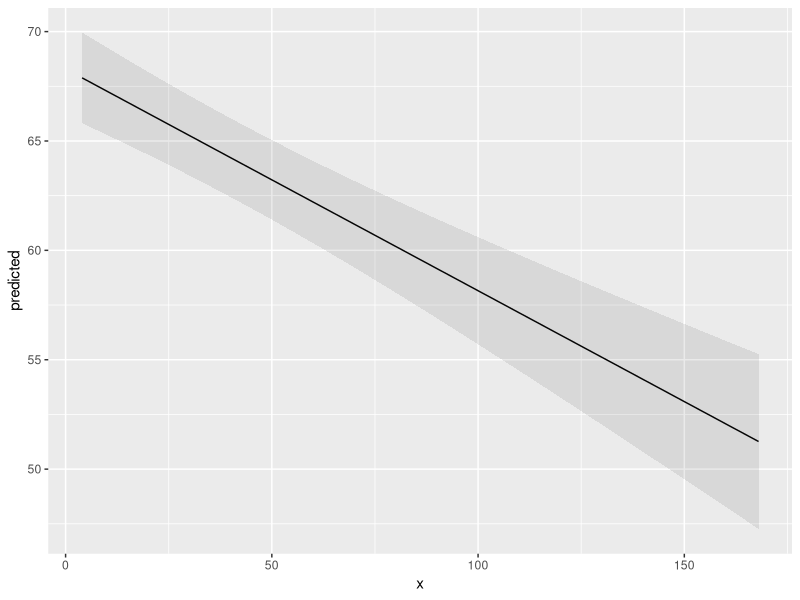
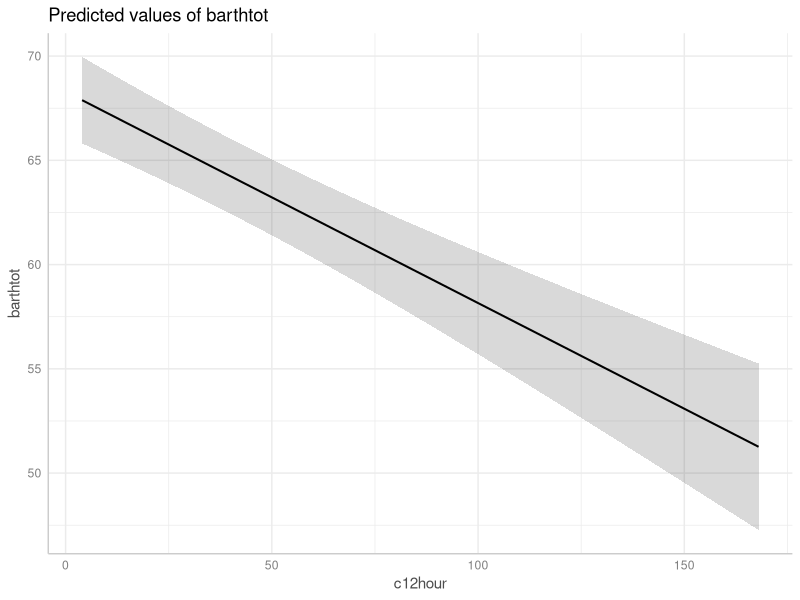
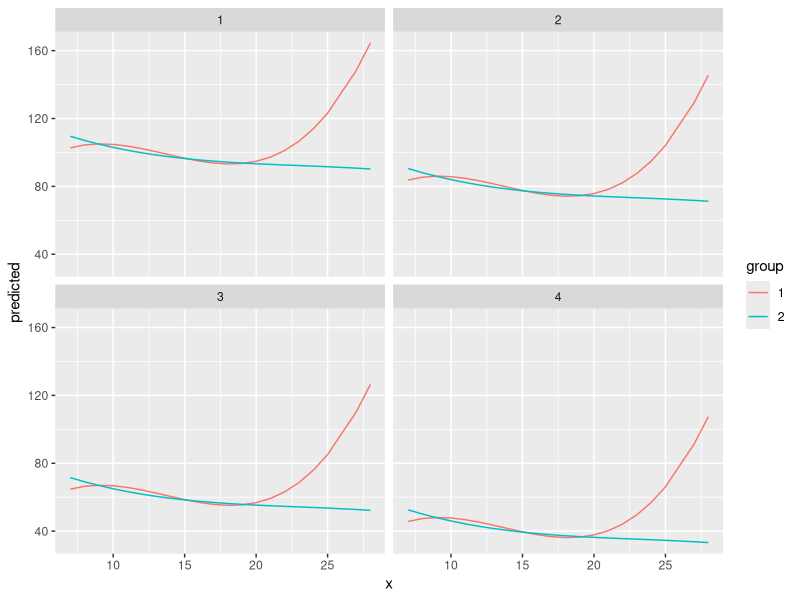
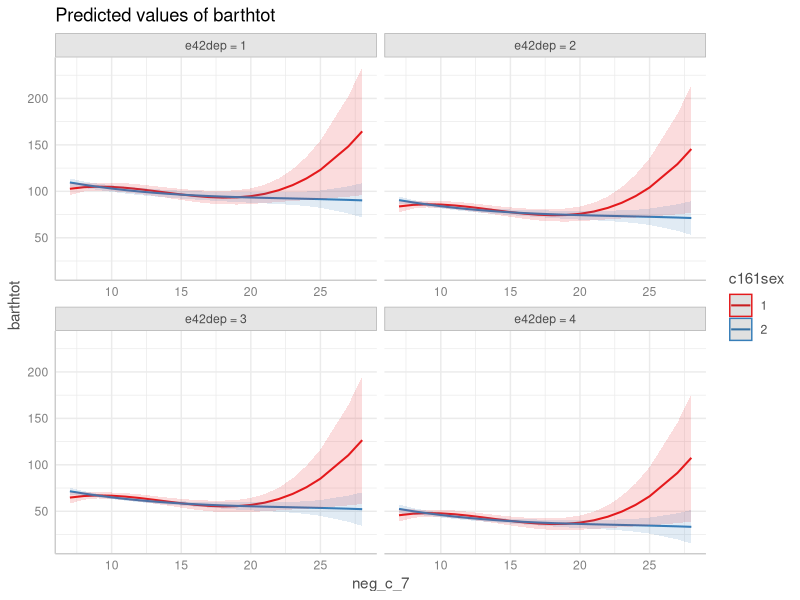

Write the R code that produced these figures, in order.
## ---- chunk 1
options(digits = 2)

knitr::opts_chunk$set(
  collapse = TRUE,
  fig.path = "man/figures/",
  fig.width = 7,
  fig.height = 5,
  comment = "#>", 
  dev = "png"
)
## ---- chunk 2
library(ggeffects)
library(splines)
data(efc)
fit <- lm(barthtot ~ c12hour + bs(neg_c_7) * c161sex + e42dep, data = efc)

ggpredict(fit, terms = "c12hour")
## ---- chunk 3
library(ggplot2)
mydf <- ggpredict(fit, terms = "c12hour")
ggplot(mydf, aes(x, predicted)) +
  geom_line() +
  geom_ribbon(aes(ymin = conf.low, ymax = conf.high), alpha = .1)
## ---- chunk 4
mydf <- ggpredict(fit, terms = "c12hour")
plot(mydf)
## ---- chunk 5
ggpredict(fit, terms = c("neg_c_7", "c161sex", "e42dep"))

mydf <- ggpredict(fit, terms = c("neg_c_7", "c161sex", "e42dep"))
ggplot(mydf, aes(x = x, y = predicted, colour = group)) +
  geom_line() +
  facet_wrap(~facet)
## ---- chunk 6
plot(mydf)
